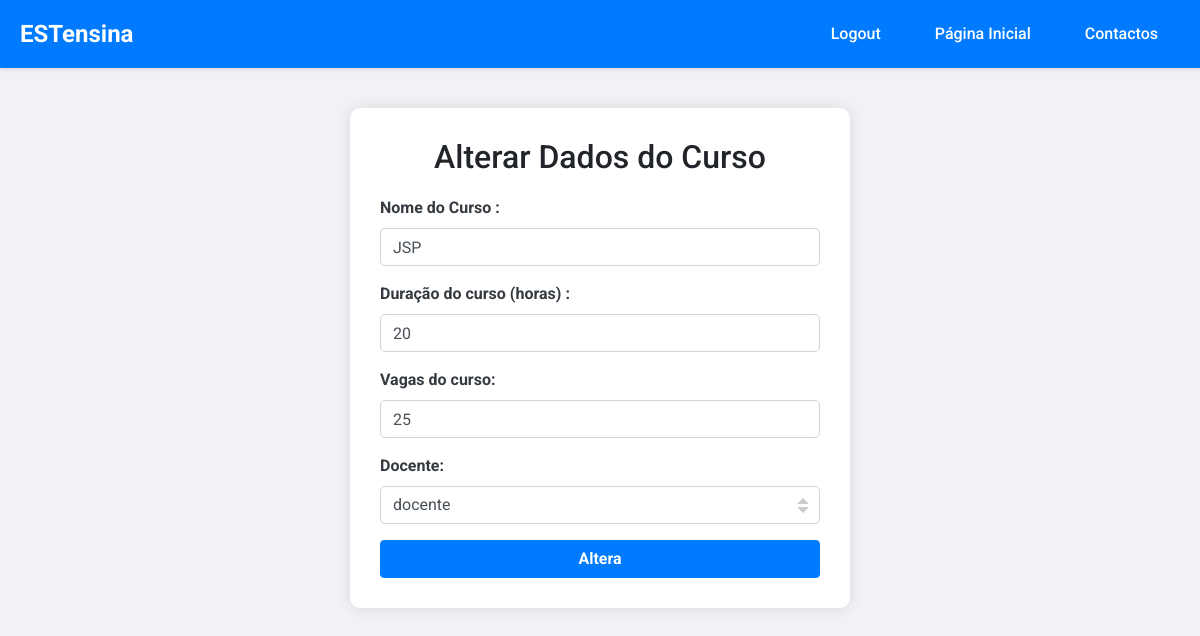
The app's page /paginas/dadosCurso.php?curso=33 (signed in) with its own data.
### tables this page shows
CREATE TABLE `curso` (
  `id_curso` int(11) NOT NULL,
  `nome` varchar(60) NOT NULL,
  `duracao` int(11) NOT NULL,
  `inscritos` int(11) NOT NULL,
  `capacidade` int(11) NOT NULL,
  `docente` int(11) NOT NULL
);

CREATE TABLE `utilizador` (
  `id_utilizador` int(11) NOT NULL,
  `nome` varchar(60) NOT NULL,
  `data_nascimento` date NOT NULL,
  `pass` varchar(60) NOT NULL,
  `morada` varchar(60) NOT NULL,
  `email` varchar(60) NOT NULL,
  `telemovel` int(11) NOT NULL,
  `tipo_utilizador` int(11) NOT NULL
);

### paginas/dadosCurso.php (the view, shortened to what this page needs)
<!DOCTYPE html>
<html>
<head>
	<link rel="stylesheet" href="https://stackpath.bootstrapcdn.com/bootstrap/4.5.2/css/bootstrap.min.css">
    <link rel="stylesheet" href="estilo.css">
</head>
<body>
<?php
		if (isset($_SESSION["user"]) && isset($_SESSION["id"]) && ($_SESSION["tipo_utilizador"] == ADMINISTRADOR || $_SESSION["tipo_utilizador"] == DOCENTE) ) {
			echo " <div id='cabecalho'>
               		<a href='index.php' id = 'nomeSite'>
                   			ESTensina
               		</a>
						<div class= 'input-div'>
							<div id='botao'>
								<form action='logout.php'>
									<input type='submit' value='Logout'>
								</form>
							</div>
							<div id='botao'>
								<form action='PaginaUtilizador.php'>
									<input type='submit' value='Página Inicial'>
								</form>
							</div>
							<div id='botao'>
								<form action='contacto.php'>
									<input type='submit' value='Contactos'>
								</form>
							</div>
						</div>
					</div>
					";
		} else {
			echo "<script> setTimeout(function () { window.location.href = 'index.php'; }, 0000)</script>";
		}
?>
<?php
    if (isset($_SESSION["user"]) && isset($_SESSION["id"]) && ($_SESSION["tipo_utilizador"] == ADMINISTRADOR || $_SESSION["tipo_utilizador"] == DOCENTE)) {
        if($_SESSION["tipo_utilizador"] == DOCENTE){
            $id_curso = $_GET["curso"];
            $sql = "SELECT * FROM curso WHERE id_curso = '$id_curso'";
            $dados = mysqli_query($conn, $sql);
            if (!$dados) {
                die('Could not get data: ' . mysqli_error($conn));
            }
            $dadosCurso = mysqli_fetch_array($dados);
            $nomeCurso = $dadosCurso["nome"];
            $duracaoCurso = $dadosCurso["duracao"];
            $vagasCurso = $dadosCurso["capacidade"];
            echo '
                <div class="container">
                <div class="form-container">
                    <h2>Alterar Dados do Curso</h2>
                    <form method="POST" action="alteraDadosCurso.php?curso='.$id_curso.'">
                        <div class="form-group">
                            <label for="nome">Nome do Curso :</label>
                            <input type="text" class="form-control" id="nome" name="nome" value = "'.$nomeCurso.'"required>
                        </div>
                        <div class="form-group">
                            <label for="duracao">Duração do curso (horas) :</label>
                            <input type="text" class="form-control" id="duracao" name="duracao" value = "'.$duracaoCurso.'" required>
                        </div>
                        <div class="form-group">
                            <label for="vagas">Vagas do curso:</label>
                            <input type="text" class="form-control" id="vagas" name="vagas" value = "'.$vagasCurso.'" required>
                        </div>
                    ';
                    $sql = "SELECT nome FROM utilizador WHERE id_utilizador = " .$_SESSION["id"]."";
                    $nome = mysqli_query($conn, $sql);
                    if (!$nome) {
                        die('Could not get data: ' . mysqli_error($conn));
                    }
                    $row = mysqli_fetch_array($nome);
                    $nomeDocente = $row["nome"];
                    echo'
                        <div class="form-group">
                            <label for="docente">Docente:</label>
                            <input type="text" class="form-control" id="docente" name="docente" value ="'.$nomeDocente.'" readonly>
                        </div>
                        <button type="submit" class="btn btn-primary btn-block">Altera</button>
                    </form>
                 </div>
                </div>';
        } elseif($_SESSION["tipo_utilizador"] == ADMINISTRADOR){
            $id_curso = $_GET["curso"];
            $sql = "SELECT * FROM curso WHERE id_curso = '$id_curso'";
            $dados = mysqli_query($conn, $sql);
            $dadosCurso = mysqli_fetch_array($dados);
            $nomeCurso = $dadosCurso["nome"];
            $duracaoCurso = $dadosCurso["duracao"];
            $vagasCurso = $dadosCurso["capacidade"];
            $id_docente = $dadosCurso["docente"];
            echo '
                <div class="container">
                <div class="form-container">
                    <h2>Alterar Dados do Curso</h2>
                    <form method="POST" action="alteraDadosCurso.php?curso='.$id_curso.'">
                        <div class="form-group">
                            <label for="nome">Nome do Curso :</label>
                            <input type="text" class="form-control" id="nome" name="nome" value = "'.$nomeCurso.'" required>
                        </div>
                        <div class="form-group">
                            <label for="duracao">Duração do curso (horas) :</label>
                            <input type="text" class="form-control" id="duracao" name="duracao" value = "'.$duracaoCurso.'" required>
                        </div>
                        <div class="form-group">
                            <label for="vagas">Vagas do curso:</label>
                            <input type="text" class="form-control" id="vagas" name="vagas" value = "'.$vagasCurso.'" required >
                        </div>
                    ';
                    echo '<div class="form-group">
                            <label for="docente">Docente:</label>
                            <div class="input-group">
                                <select class="form-control" id="docente" name="docente">';
                    $sql = "SELECT nome FROM utilizador WHERE id_utilizador = '".$id_docente."'";
                    $nomeDoDocenteALecionarCurso = mysqli_query($conn, $sql);
                    $nomeDocente = mysqli_fetch_array($nomeDoDocenteALecionarCurso);
                    $nome = $nomeDocente["nome"];
                    echo '<option value="'.$nome.'" selected>'.$nome.'</option>';
                    echo'
                                </select>
                            </div>
                        </div>
                        <button type="submit" class="btn btn-primary btn-block">Altera</button>
                    </form>
                 </div>
                </div>';
        }
    } else {
        echo "<script> setTimeout(function () { window.location.href = 'index.php'; }, 0000)</script>";
    }
?>

### paginas/estilo.css (style rules this page uses)
body { background-color: #f0f2f5; font-family: 'Roboto', sans-serif; }
.form-container { background-color: white; padding: 30px; margin: 40px auto; border-radius: 10px; box-shadow: 0 0 15px rgba(0, 0, 0, 0.1); max-width: 500px; }
.form-container h2 { text-align: center; margin-bottom: 20px; }
.form-group label { font-weight: bold; color: #343a40; }
.form-control { border-radius: 5px; }
.btn-primary { background-color: #007bff; border-color: #007bff; font-weight: bold; transition: all 0.3s ease-in-out; }
#cabecalho { background-color: #007bff; color: white; padding: 10px 0; display: flex; justify-content: space-between; align-items: center; width: 100%; box-shadow: 0 2px 4px rgba(0, 0, 0, 0.1); }
#nomeSite { color: white; margin-left: 20px; font-size: 24px; font-weight: 700; text-decoration: none; transition: color 0.3s; }
.input-div { display: flex; margin-right: 20px; }
#botao { margin-left: 10px; }
#botao input { padding: 10px 20px; background-color: #007bff; border: 2px solid #007bff; color: white; cursor: pointer; border-radius: 5px; font-weight: 500; transition: background-color 0.3s, color 0.3s; }
select.form-control { -webkit-appearance: none; -moz-appearance: none; appearance: none; background-color: #fff; background-position: right 10px center; background-size: 12px; border: 1px solid #ced4da; padding: 0.375rem 0.75rem; font-size: 1rem; line-height: 1.5; border-radius: 5px; transition: border-color 0.15s ease-in-out, box-shadow 0.15s ease-in-out; width: 100%; }

### records on screen
curso: nome "JSP", duracao "20", vagas "25"
utilizador: docente "docente"
